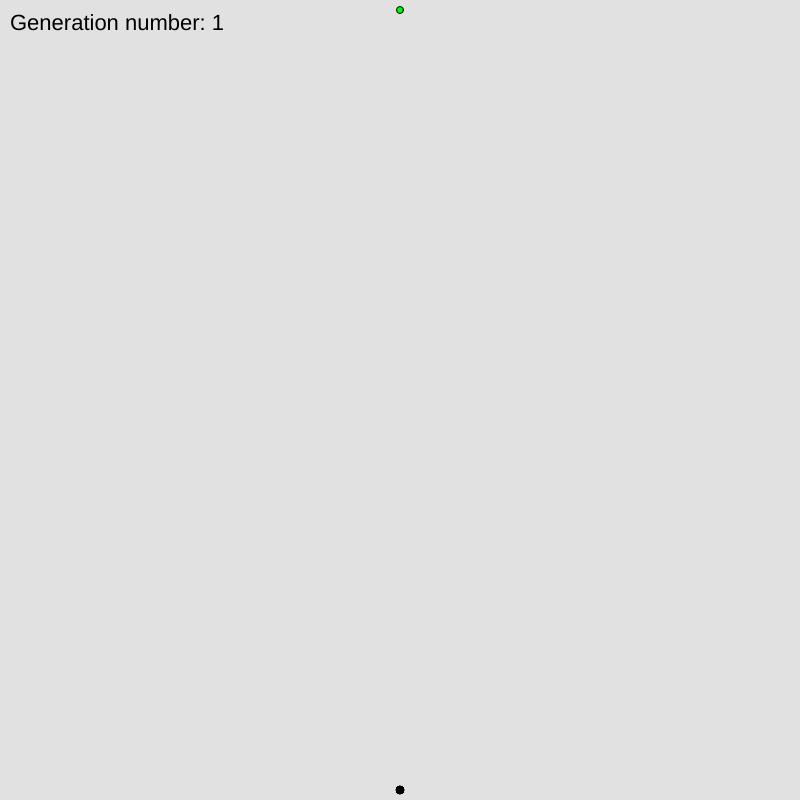
Frame 1 (no input)
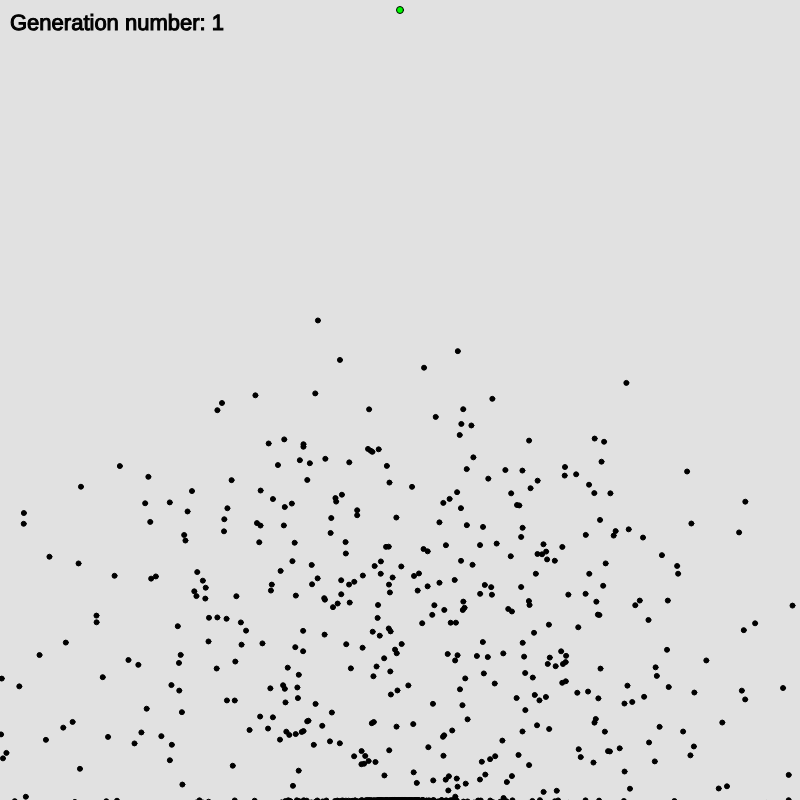
Frame 60 (no input)
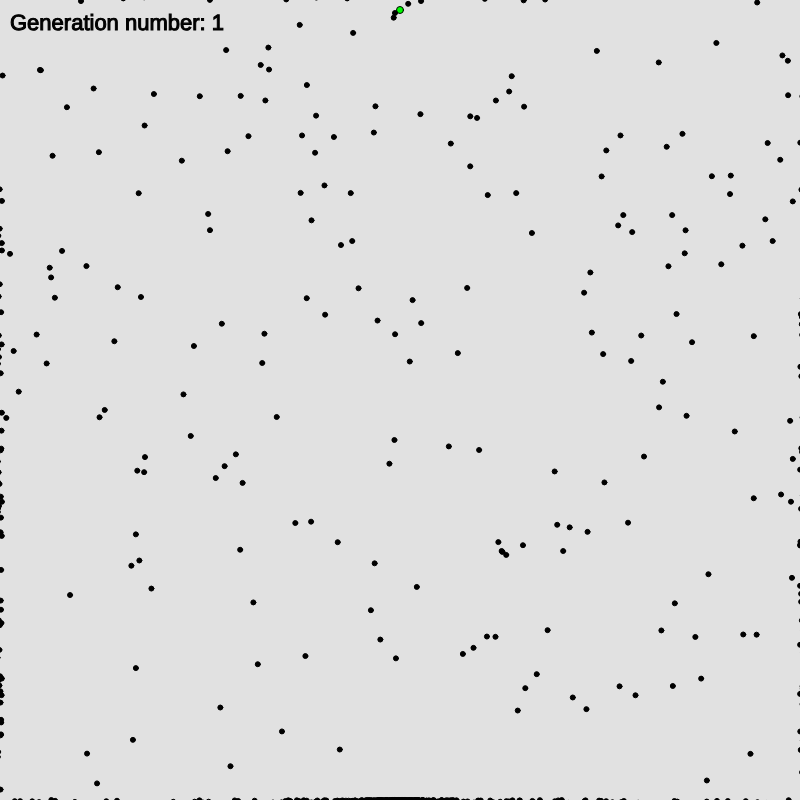
Frame 120 (the mouse pressed at the canvas centre since frame 60)

The p5.js sketch that drew these frames (run headless with seeded random() and noise() and a simulated clock; from frame 60 on, the mouse is pressed at the canvas centre):

// p5.js sketch
// ── sketch.js
let walls = [];

function setup() {
  createCanvas(800, 800);
  population = new Population(1000);
  goal = new Goal(400, 10, 7, 7);
}

function draw() {
  background(225);

  fill(0, 0, 0);
  textSize(22);
  text("Generation number: " + population.gen, 10, 30);
  goal.show();

  stroke(0, 0, 250);
  for(let i = 0; i < walls.length; i++)
  {
    walls[i].update();
    walls[i].show();
  }

  if(population.allPlayersDead())
  {
    population.calculateFitness();
    population.naturalSelection();
    population.mutateBabies();
  }
  else
  {
    population.update();
    population.show();
  }
}

function mousePressed()
{
  let w = new Wall(mouseX, mouseY);
  walls.push(w);
}

// ── brain.js
class Brain
{
    constructor(size)
    {
        this.size = size;
        this.directions = [];
        this.step = 0;
        this.randomize();
    }

    randomize()
    {
        for (let i = 0; i < this.size; i++) {
            this.randomAngle = random(2 * PI);
            this.directions[i] = p5.Vector.fromAngle(this.randomAngle);
        }
    }

    cloneBrain()
    {
        this.clone = new Brain(this.directions.length);

        for(let i = 0; i < this.directions.length; i++)
            this.clone.directions[i] = this.directions[i].copy();

        return this.clone;
    }

    mutate()
    {
        this.mutationRate = 0.01;

        for(let i = 0; i < this.directions.length; i++)
        {
            this.rand = random(1);
            if(this.rand < this.mutationRate)
            {
                this.newAngle = random(2 * PI);
                this.directions[i] = p5.Vector.fromAngle(this.newAngle);
            }
        }
    }
}
// ── goal.js
class Goal
{
    constructor(x, y, w, h)
    {
        this.x = x;
        this.y = y;
        this.w = w;
        this.h = h;
    }

    show()
    {
        fill(0, 250, 0);
        ellipse(this.x, this.y, this.w, this.h);
    }
}
// ── player.js
class Player
{
    constructor(x, y, w, h)
    {
        this.width = w;
        this.height = h;
        this.pos = createVector(x, y);
        this.vel = createVector(0, 0);
        this.acc = createVector(0, 0);
        this.brain = new Brain(600);
        this.dead = false;
        this.distanceToGoal;
        this.reachedGoal = false;
        this.isBest = false;
    }

    show()
    {
        if(this.isBest)
        {
            fill(250, 0, 0);
            stroke(0);
            ellipse(this.pos.x, this.pos.y, this.width, this.height);
        }
        else
        {
            fill(0);
            stroke(0);
            ellipse(this.pos.x, this.pos.y, this.width, this.height);
        }
    }

    move()
    {
        if(this.brain.directions.length > this.brain.step)
        {
            this.acc = this.brain.directions[this.brain.step]
            this.brain.step++;
        }
        else
        {
            this.dead = true;
        }
        
        this.vel.add(this.acc);
        this.vel.limit(10);
        this.pos.add(this.vel);
    }

    update()
    {
        if(!this.dead && !this.reachedGoal)
        {
            this.move();
            if(this.pos.x < 2 || this.pos.y < 2 || this.pos.x > width || this.pos.y > height)
            {
                this.dead = true;
            }
            else if(dist(this.pos.x, this.pos.y, goal.x, goal.y) < 7)
            {
                this.reachedGoal = true;
            }
            else if(get(this.pos.x, this.pos.y)[2] == 250)
                this.dead = true;
        }
    }

    calculateFitness()
    {
        if(this.reachedGoal)
            this.fitness = 1.0 / 16.0 + 10000.0 / (float)(this.brain.step * this.brain.step)
        else
        {
            this.distanceToGoal = dist(this.pos.x, this.pos.y, goal.x, goal.y);
            this.fitness = 1.0 / (this.distanceToGoal * this.distanceToGoal);
        }
    }

    getBaby()
    {
        this.baby = new Player(width / 2, height - 10, 5, 5);
        this.baby.brain = this.brain.cloneBrain();
        return this.baby;
    }
}
// ── population.js
class Population
{
    constructor(size)
    {
        this.players = [];

        for(let i = 0; i < size; i++)
        {
            this.players[i] = new Player(width / 2, height - 10, 5, 5);
        }

        this.fitnessSum = 0;
        this.bestPlayer = 0;
        this.minSteps = 600;
        this.gen = 1;
    }

    show()
    {
        for (let i = 1; i < this.players.length; i++)
        {
            this.players[i].show();
        }
        this.players[0].show();
    }

    update()
    {
        for (let i = 0; i < this.players.length; i++)
        {
            if(this.players[i].brain.step > this.minSteps)
                this.players[i].dead = true;
            else
            {
                this.players[i].update();
            }  
        }
        console.log(this.minSteps);
    }

    calculateFitness()
    {
        for (let i = 0; i < this.players.length; i++)
        {
            this.players[i].calculateFitness();
        }
    }

    allPlayersDead()
    {
        for(let i = 0; i < this.players.length; i++)
        {
            if(!this.players[i].dead && !this.players[i].reachedGoal)
                return false;
        }

        return true;
    }

    naturalSelection()
    {
        this.newPlayers = [];
        this.calculateFitnessSum();
        this.setBestPlayer();

        this.newPlayers[0] = this.players[this.bestPlayer].getBaby();
        this.newPlayers[0].isBest = true;
        for(let i = 1; i < this.players.length; i++)
        {
            this.parent = this.selectParent();
            this.newPlayers[i] = this.parent.getBaby();
        }

        this.players = this.newPlayers;
        this.gen++;
        this.winnersAmount = 0;

        if(this.gen % 5 == 0 && this.minSteps < 600)
        {
            this.minSteps += 50;
        }
            
    }

    calculateFitnessSum()
    {
        this.fitnessSum = 0;
        for(let i = 0; i < this.players.length; i++)
        {
            this.fitnessSum += this.players[i].fitness;
        }
    }

    selectParent()
    {
        this.rand = random(this.fitnessSum);

        this.runningSum = 0;

        for(let i = 0; i < this.players.length; i++)
        {
            this.runningSum += this.players[i].fitness;
            if(this.runningSum > this.rand)
                return this.players[i];
        }

        return null;
    }

    mutateBabies()
    {
        for(let i = 1; i < this.players.length; i++)
            this.players[i].brain.mutate();
    }

    setBestPlayer()
    {
        this.max = 0;
        this.maxIndex = 0;

        for (let i = 0; i < this.players.length; i++) 
        {
            if(this.players[i].fitness > this.max)
            {
                this.max = this.players[i].fitness;
                this.maxIndex = i;
            }
        }

        this.bestPlayer = this.maxIndex;

        if(this.players[this.bestPlayer].reachedGoal)
        {
            this.minSteps = this.players[this.bestPlayer].brain.step;
            console.log("minimum steps: " + this.minSteps);
        }
            
    }
}
// ── style.css
html, body {
  background-color: dimgray;
  margin: 0;
  padding: 0;
  position: fixed;
  top: 50px;
  left: 300px;
}

canvas {
  display: block;
}

// ── wall.js
class Wall
{
    constructor(x, y)
    {
        this.x = x;
        this.y = y;
        this.adjustable = true;
        this.width = 0;
        this.height = 0;
    }

    show()
    {
        fill(0, 0, 250);
        stroke(0, 0, 250);
        rect(this.x, this.y, this.width, this.height);
    }

    update()
    {
        if(mouseIsPressed && this.adjustable)
        {
            this.width = -(this.x - mouseX);
            this.height = -(this.y - mouseY);
        }
        else
            this.adjustable = false;
    }
}
